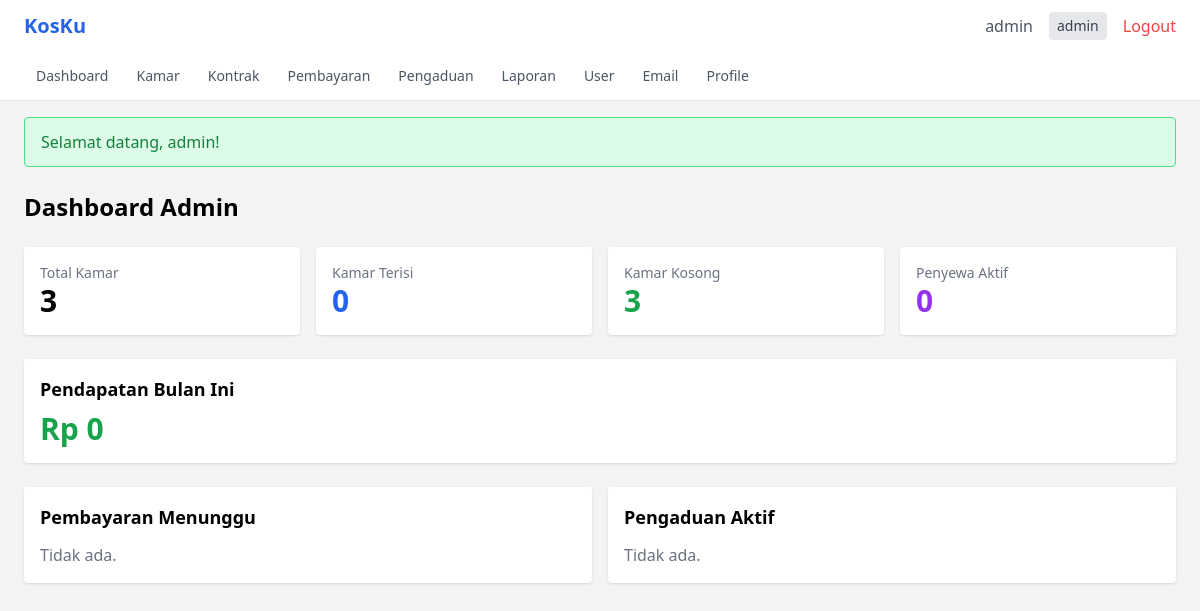
The page /dashboard (signed in) on the database as committed earlier.
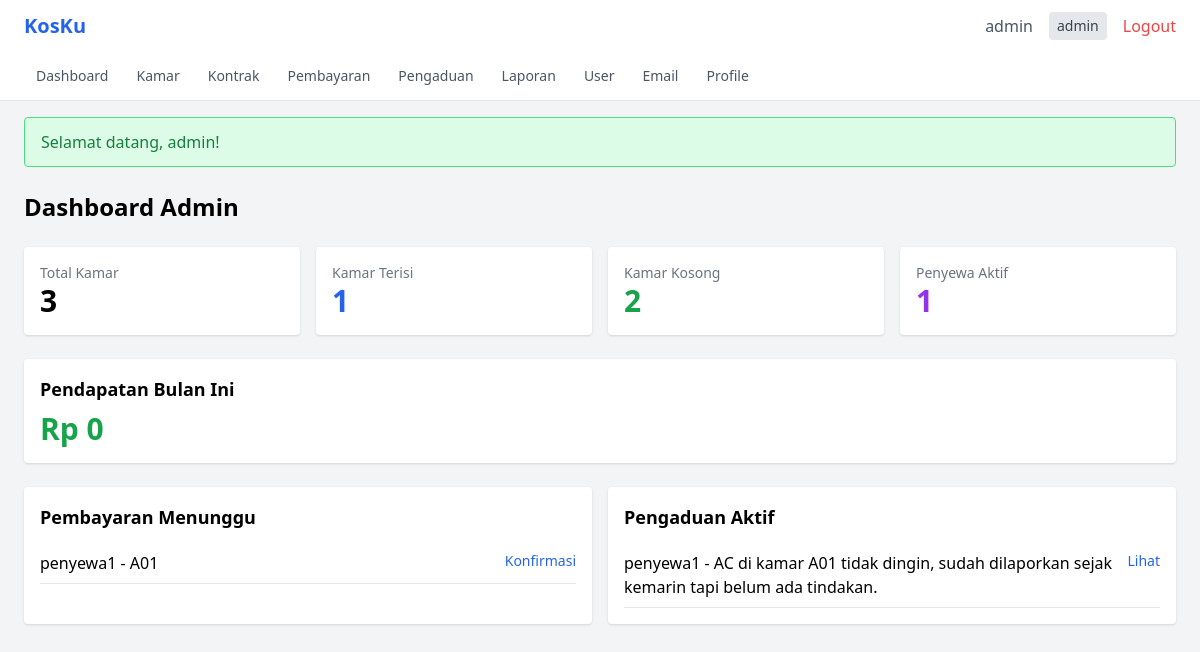
The same page on the database as committed later.
### tables this page shows
CREATE TABLE pembayaran (
    id INT AUTO_INCREMENT PRIMARY KEY,
    kontrak_id INT NOT NULL,
    bulan INT NOT NULL,
    tahun INT NOT NULL,
    jumlah DECIMAL(12,2) NOT NULL,
    denda DECIMAL(12,2) DEFAULT 0,
    bukti VARCHAR(255),
    status ENUM('belum_bayar', 'menunggu', 'lunas') NOT NULL DEFAULT 'belum_bayar',
    tgl_bayar DATE,
    created_at TIMESTAMP DEFAULT CURRENT_TIMESTAMP,
    FOREIGN KEY (kontrak_id) REFERENCES kontrak(id) ON DELETE CASCADE
);

CREATE TABLE users (
    id INT AUTO_INCREMENT PRIMARY KEY,
    username VARCHAR(50) NOT NULL UNIQUE,
    email VARCHAR(100) NOT NULL UNIQUE,
    password VARCHAR(255) NOT NULL,
    role ENUM('admin', 'pemilik', 'penyewa') NOT NULL DEFAULT 'penyewa',
    no_telepon VARCHAR(20),
    alamat TEXT,
    created_at TIMESTAMP DEFAULT CURRENT_TIMESTAMP
);

CREATE TABLE kamar (
    id INT AUTO_INCREMENT PRIMARY KEY,
    nomor_kamar VARCHAR(10) NOT NULL UNIQUE,
    tipe VARCHAR(50),
    harga DECIMAL(12,2) NOT NULL,
    kapasitas INT DEFAULT 1,
    fasilitas TEXT,
    status ENUM('tersedia', 'terisi', 'maintenance') NOT NULL DEFAULT 'tersedia',
    foto VARCHAR(255),
    created_at TIMESTAMP DEFAULT CURRENT_TIMESTAMP
);

CREATE TABLE pengaduan (
    id INT AUTO_INCREMENT PRIMARY KEY,
    penyewa_id INT NOT NULL,
    kamar_id INT,
    keluhan TEXT NOT NULL,
    foto VARCHAR(255),
    status ENUM('baru', 'diproses', 'selesai') NOT NULL DEFAULT 'baru',
    respon TEXT,
    created_at TIMESTAMP DEFAULT CURRENT_TIMESTAMP,
    FOREIGN KEY (penyewa_id) REFERENCES users(id) ON DELETE CASCADE,
    FOREIGN KEY (kamar_id) REFERENCES kamar(id) ON DELETE SET NULL
);

### src/Controllers/DashboardController.php (called while the page is built, shortened)
<?php
class DashboardController
{
    public function index(): void
    {
        $role = Auth::getUserRole();
        $data = [];
        if ($role === 'admin' || $role === 'pemilik') {
            $kamarModel = new Kamar();
            $pembayaranModel = new Pembayaran();
            $pengaduanModel = new Pengaduan();
            $data['kamar_terisi'] = $kamarModel->countByStatus('terisi');
            $data['pembayaran_menunggu'] = $pembayaranModel->getUnconfirmed();
            $data['pengaduan_aktif'] = $pengaduanModel->getActive();
        }
        require_once __DIR__ . '/../../views/dashboard/' . $role . '.php';
    }
}

### public/index.php (called while the page is built, shortened)
<?php
$requestUri = $_SERVER['REQUEST_URI'] ?? '/';
$requestUri = parse_url($requestUri, PHP_URL_PATH);
$requestUri = ltrim($requestUri, '/');
$url = !empty($requestUri) ? $requestUri : ($_GET['url'] ?? '');
$url = rtrim($url, '/');
$url = filter_var($url, FILTER_SANITIZE_URL);
$url = explode('/', $url);
$controllerName = !empty($url[0]) ? ucfirst($url[0]) . 'Controller' : 'AuthController';
$defaultMethod = $controllerName === 'AuthController' ? 'login' : 'index';
$methodName = $url[1] ?? $defaultMethod;
$params = array_slice($url, 2);
$controller = new $controllerClass();
call_user_func_array([$controller, $methodName], $params);

### src/Helpers/Security.php (called while the page is built, shortened)
<?php
class Security
{
    public static function escapeHtml(string $data): string
    {
        return htmlspecialchars($data, ENT_QUOTES | ENT_HTML5, 'UTF-8');
    }
}

### src/Helpers/Session.php (called while the page is built, shortened)
<?php
class Session
{
    public static function getFlash(string $key): ?string
    {
        if (isset($_SESSION['flash'][$key])) {
            $message = $_SESSION['flash'][$key];
            return $message;
        }
        return null;
    }
}

### src/Models/Kamar.php (called while the page is built, shortened)
<?php
class Kamar
{
    private PDO $db;
    public function __construct()
    {
        $this->db = Database::getConnection();
    }
    public function countByStatus(string $status): int
    {
        $stmt = $this->db->prepare("SELECT COUNT(*) FROM kamar WHERE status = ?");
        $stmt->execute([$status]);
        return (int) $stmt->fetchColumn();
    }
}

### config/database.php (called while the page is built, shortened)
<?php
class Database
{
    private static ?PDO $instance = null;
    private static string $host = 'localhost';
    private static string $dbname = 'kos_management';
    private static string $user = 'root';
    private static string $pass = '';
    private static string $charset = 'utf8mb4';
    public static function getConnection(): PDO
    {
        if (self::$instance === null) {
            try {
                $dsn = "mysql:host=" . self::$host . ";dbname=" . self::$dbname . ";charset=" . self::$charset;
                self::$instance = new PDO($dsn, self::$user, self::$pass, [
                    PDO::ATTR_ERRMODE => PDO::ERRMODE_EXCEPTION,
                    PDO::ATTR_DEFAULT_FETCH_MODE => PDO::FETCH_ASSOC,
                    PDO::ATTR_EMULATE_PREPARES => false,
                ]);
            } catch (PDOException $e) {
                die("Database connection failed: " . $e->getMessage());
            }
        }
        return self::$instance;
    }
}

### src/Models/Pembayaran.php (called while the page is built, shortened)
<?php
class Pembayaran
{
    private PDO $db;
    public function __construct()
    {
        $this->db = Database::getConnection();
    }
    public function getUnconfirmed(): array
    {
        $sql = "SELECT p.*, u.username as nama_penyewa, km.nomor_kamar
                FROM pembayaran p
                JOIN kontrak k ON p.kontrak_id = k.id
                JOIN users u ON k.penyewa_id = u.id
                JOIN kamar km ON k.kamar_id = km.id
                WHERE p.status = 'menunggu'
                ORDER BY p.created_at ASC";
        return $this->db->query($sql)->fetchAll();
    }
}

### src/Models/Pengaduan.php (called while the page is built, shortened)
<?php
class Pengaduan
{
    private PDO $db;
    public function __construct()
    {
        $this->db = Database::getConnection();
    }
    public function getActive(): array
    {
        $sql = "SELECT a.*, u.username as nama_penyewa, km.nomor_kamar
                FROM pengaduan a
                JOIN users u ON a.penyewa_id = u.id
                LEFT JOIN kamar km ON a.kamar_id = km.id
                WHERE a.status IN ('baru', 'diproses')
                ORDER BY a.created_at ASC";
        return $this->db->query($sql)->fetchAll();
    }
}

### views/dashboard/admin.php (the view, shortened to what this page needs)
<?php
require_once __DIR__ . '/../../src/Helpers/Security.php';
?>
<?php require_once __DIR__ . '/../layouts/header.php'; ?>
<div class="max-w-7xl mx-auto">
    <h1 class="text-2xl font-bold mb-6">Dashboard Admin</h1>
    <div class="grid grid-cols-1 md:grid-cols-4 gap-4 mb-6">
        <div class="bg-white rounded shadow p-4">
            <p class="text-gray-500 text-sm">Total Kamar</p>
            <p class="text-3xl font-bold"><?= $data['total_kamar'] ?></p>
        </div>
        <div class="bg-white rounded shadow p-4">
            <p class="text-gray-500 text-sm">Kamar Terisi</p>
            <p class="text-3xl font-bold text-blue-600"><?= $data['kamar_terisi'] ?></p>
        </div>
        <div class="bg-white rounded shadow p-4">
            <p class="text-gray-500 text-sm">Kamar Kosong</p>
            <p class="text-3xl font-bold text-green-600"><?= $data['kamar_kosong'] ?></p>
        </div>
        <div class="bg-white rounded shadow p-4">
            <p class="text-gray-500 text-sm">Penyewa Aktif</p>
            <p class="text-3xl font-bold text-purple-600"><?= $data['penyewa_aktif'] ?></p>
        </div>
    </div>
    <div class="bg-white rounded shadow p-4 mb-6">
        <h2 class="font-bold text-lg mb-2">Pendapatan Bulan Ini</h2>
        <p class="text-3xl font-bold text-green-600">Rp <?= number_format($data['pendapatan_bulan_ini'], 0, ',', '.') ?></p>
    </div>
    <div class="grid grid-cols-1 md:grid-cols-2 gap-4">
        <div class="bg-white rounded shadow p-4">
            <h2 class="font-bold text-lg mb-3">Pembayaran Menunggu</h2>
            <?php if (empty($data['pembayaran_menunggu'])): ?>
                <p class="text-gray-500">Tidak ada.</p>
            <?php else: ?>
                <?php foreach ($data['pembayaran_menunggu'] as $p): ?>
                    <div class="border-b py-2 flex justify-between">
                        <span><?= Security::escapeHtml($p['nama_penyewa']) ?> - <?= Security::escapeHtml($p['nomor_kamar']) ?></span>
                        <a href="/pembayaran/index" class="text-blue-600 text-sm">Konfirmasi</a>
                    </div>
                <?php endforeach; ?>
            <?php endif; ?>
        </div>
        <div class="bg-white rounded shadow p-4">
            <h2 class="font-bold text-lg mb-3">Pengaduan Aktif</h2>
            <?php if (empty($data['pengaduan_aktif'])): ?>
                <p class="text-gray-500">Tidak ada.</p>
            <?php else: ?>
                <?php foreach ($data['pengaduan_aktif'] as $a): ?>
                    <div class="border-b py-2 flex justify-between">
                        <span><?= Security::escapeHtml($a['nama_penyewa']) ?> - <?= Security::escapeHtml($a['keluhan']) ?></span>
                        <a href="/pengaduan/detail/<?= $a['id'] ?>" class="text-blue-600 text-sm">Lihat</a>
                    </div>
                <?php endforeach; ?>
            <?php endif; ?>
        </div>
    </div>
</div>
<?php require_once __DIR__ . '/../layouts/footer.php'; ?>

### views/layouts/header.php (shortened to what this page needs)
<!DOCTYPE html>
<html lang="id">
<head>
    <script src="https://cdn.tailwindcss.com"></script>
</head>
<body class="bg-gray-100 min-h-screen">
    <nav class="bg-white shadow-md px-6 py-3 flex justify-between items-center">
        <a href="/dashboard" class="text-xl font-bold text-blue-600">KosKu</a>
        <div class="flex items-center gap-4">
            <a href="/auth/profile" class="text-gray-600 hover:text-blue-600"><?= \App\Helpers\Security::escapeHtml($_SESSION['user_nama'] ?? '') ?></a>
            <span class="text-sm px-2 py-1 rounded bg-gray-200 text-gray-700"><?= \App\Helpers\Security::escapeHtml($_SESSION['user_role'] ?? '') ?></span>
            <a href="/auth/logout" class="text-red-500 hover:text-red-700">Logout</a>
        </div>
    </nav>
    <?php
    $role = $_SESSION['user_role'] ?? '';
    function isActive(string $path): string {
        return str_starts_with($GLOBALS['uri'], $path) ? 'bg-blue-600 text-white' : 'text-gray-600 hover:bg-gray-100';
    }
    ?>
    <nav class="bg-white border-b px-6 py-2 flex flex-wrap gap-1 text-sm">
        <a href="/dashboard" class="px-3 py-1.5 rounded transition <?= isActive('/dashboard') ?>">Dashboard</a>
        <?php if (in_array($role, ['admin', 'pemilik', 'penyewa'])): ?>
            <a href="/kamar/index" class="px-3 py-1.5 rounded transition <?= isActive('/kamar') ?>">Kamar</a>
        <?php endif; ?>
        <?php if (in_array($role, ['admin', 'pemilik'])): ?>
            <a href="/kontrak/index" class="px-3 py-1.5 rounded transition <?= isActive('/kontrak') ?>">Kontrak</a>
            <a href="/pembayaran/index" class="px-3 py-1.5 rounded transition <?= isActive('/pembayaran') ?>">Pembayaran</a>
            <a href="/pengaduan/index" class="px-3 py-1.5 rounded transition <?= isActive('/pengaduan') ?>">Pengaduan</a>
            <a href="/laporan/index" class="px-3 py-1.5 rounded transition <?= isActive('/laporan') ?>">Laporan</a>
        <?php endif; ?>
        <?php if ($role === 'admin'): ?>
            <a href="/user/index" class="px-3 py-1.5 rounded transition <?= isActive('/user') ?>">User</a>
            <a href="/notifikasi/index" class="px-3 py-1.5 rounded transition <?= isActive('/notifikasi') ?>">Email</a>
        <?php endif; ?>
        <a href="/auth/profile" class="px-3 py-1.5 rounded transition <?= isActive('/auth/profile') ?>">Profile</a>
    </nav>
    <?php
    $flash = \App\Helpers\Session::getFlash('success');
    if ($flash): ?>
        <div class="bg-green-100 border border-green-400 text-green-700 px-4 py-3 mx-6 mt-4 rounded"><?= \App\Helpers\Security::escapeHtml($flash) ?></div>
    <?php endif; ?>
    <main class="p-6">

### views/layouts/footer.php
    </main>
</body>
</html>

Rows that differ between the two databases and show on the page:
added pembayaran: users.username "penyewa1", kamar.nomor_kamar "A01"
added pengaduan: penyewa.username "penyewa1", keluhan "AC di kamar A01 tidak dingin, sudah dilaporkan sejak kemarin tapi belum ada tindakan."
Other text that changed with them:
$data['kamar_terisi']: "0" → "1"
$data['kamar_kosong']: "3" → "2"
$data['penyewa_aktif']: "0" → "1"
text no longer shown: "Tidak ada. Tidak ada."
